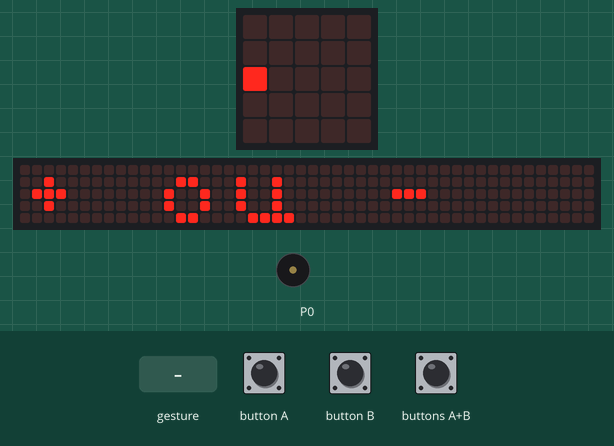
This program was run on a simulated BBC micro:bit (MakeCode). On the bench: the board's 5×5 LED display, a strip that is not on the board, showing the scrolling text unrolled, buzzer (waves = sounding). Inputs (shaded band) come from the test bench. A reset restarts the program; random numbers come from a fixed seed; a tilt is held for 1.5 s and a shake lasts 1 s, then the board lies face up again; the 48×5 strip is a reading aid, not a part: it shows the text the display is scrolling, unrolled, one strip-width of it at a time.

Above: at 1.27 s.
1.3 s: button A pressed for 0.15 s
At 1.57 s:
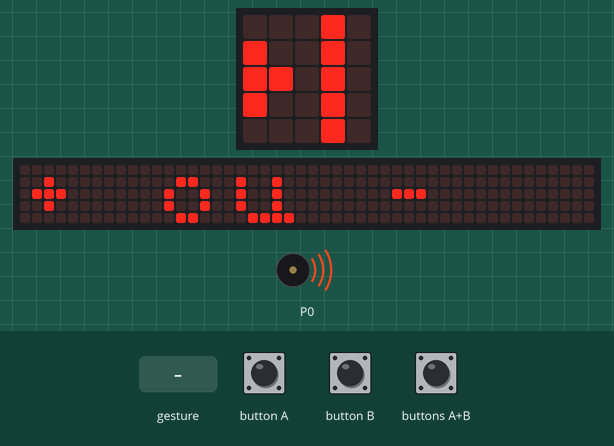
2.0 s: buttons A+B pressed for 0.15 s
At 2.75 s:
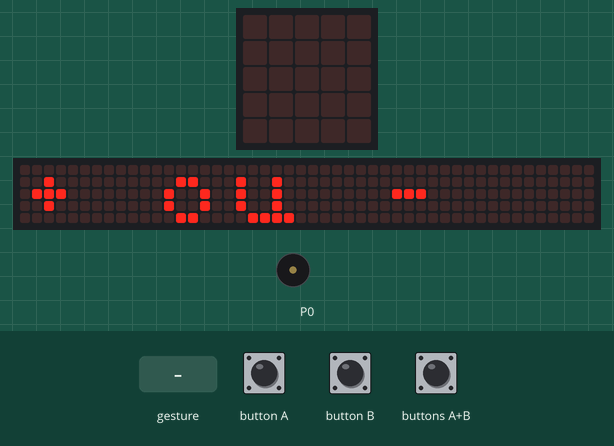
3.4 s: gesture 'shake'
At 4.42 s:
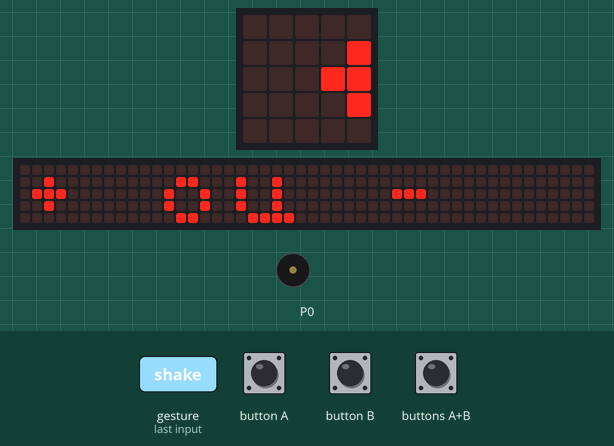
5.1 s: buttons A+B pressed for 1 s
At 6.22 s:
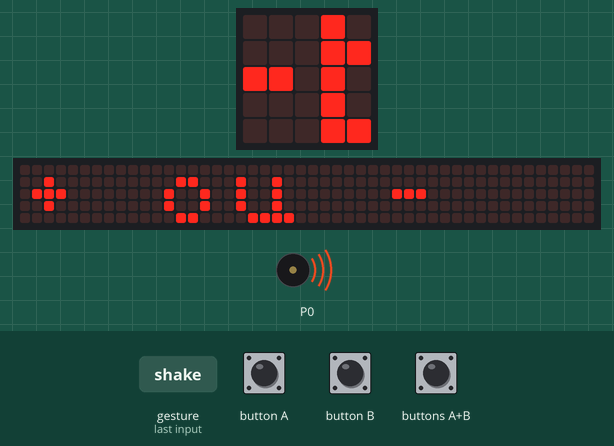
6.7 s: button B pressed for 0.15 s
At 6.97 s:
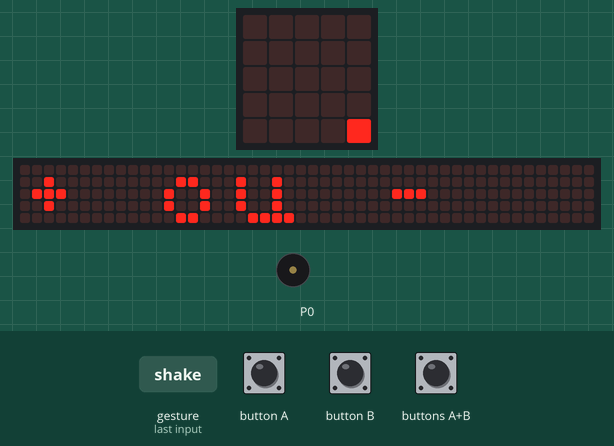
Timing chart, 0 to 9.7 s (numbered marks = the images above; inputs shaded):
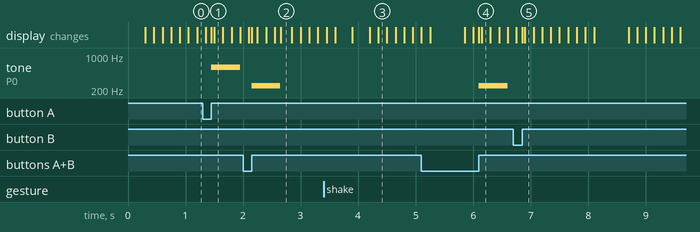

The program:

main.ts
```typescript
input.onButtonPressed(Button.A, function () {
    if (!(show_Victory) && !(show_Gameover)) {
        game_Started = 1
        basic.clearScreen()
        Q += 1
        show_Change(true)
        basic.clearScreen()
        basic.showNumber(Q)
    }
})
input.onButtonPressed(Button.AB, function () {
    if (!(show_Victory) && !(show_Gameover)) {
        game_Started = 1
        basic.clearScreen()
        if (Q <= 0) {
            Q = 0
        } else {
            Q += -1
        }
        show_Change(false)
        basic.clearScreen()
        basic.showNumber(Q)
    }
})
function show_Change (change_State: boolean) {
    for (let index = 0; index <= 4; index++) {
        led.plot(4, index)
    }
    if (change_State) {
        led.plot(0, 2)
        led.plot(1, 2)
        led.plot(2, 2)
        led.plot(1, 1)
        led.plot(1, 2)
        led.plot(1, 3)
        music.playTone(587, music.beat(BeatFraction.Whole))
        led.unplot(0, 2)
        led.unplot(1, 2)
        led.unplot(2, 2)
        led.unplot(1, 1)
        led.unplot(1, 2)
        led.unplot(1, 3)
    } else {
        led.plot(0, 2)
        led.plot(1, 2)
        led.plot(2, 2)
        music.playTone(247, music.beat(BeatFraction.Whole))
        led.unplot(0, 2)
        led.unplot(1, 2)
        led.unplot(2, 2)
    }
    for (let index = 0; index <= 4; index++) {
        led.unplot(4, index)
    }
}
input.onButtonPressed(Button.B, function () {
    if (!(show_Victory) && (!(show_Gameover) && game_Started)) {
        basic.clearScreen()
        if (Q == V) {
            show_Victory += 1
            music.playMelody("E D G F B A C5 B ", 120)
            basic.pause(3000)
            control.reset()
        } else {
            if (Q < V) {
                basic.showArrow(ArrowNames.North)
            } else {
                basic.showArrow(ArrowNames.South)
            }
            music.playTone(262, music.beat(BeatFraction.Whole))
            life_Count += -1
            if (life_Count < 1) {
                show_Gameover += 1
                music.playMelody("C5 A B G A F G E ", 120)
                basic.pause(4000)
                control.reset()
            }
        }
        basic.clearScreen()
        basic.showNumber(Q)
    }
})
input.onGesture(Gesture.Shake, function () {
    control.reset()
})
let life_Count = 0
let game_Started = 0
let show_Gameover = 0
let show_Victory = 0
let Q = 0
let V = 0
V = randint(0, 10)
Q = 0
show_Victory = 0
show_Gameover = 0
game_Started = 0
life_Count = 3
basic.forever(function () {
    if (show_Victory) {
        basic.showString("Victory!")
    }
    if (show_Gameover) {
        basic.showString("Game over")
    }
    if (!(game_Started)) {
        basic.showString("+ ou -")
    }
})
```

test.ts
```typescript
// les tests vont ici ; cela ne sera pas compilé si ce paquet est utilisé en tant qu'extension.
```

Measured:
- after the input at 1.3 s, tone on P0: silent → 587 Hz after 0.15 s, → silent 0.50 s later
- after the input at 2.0 s, tone on P0: silent → 247 Hz after 0.15 s, → silent 0.50 s later
- after the input at 5.1 s, tone on P0: silent → 247 Hz after 1.0 s, → silent 0.50 s later
